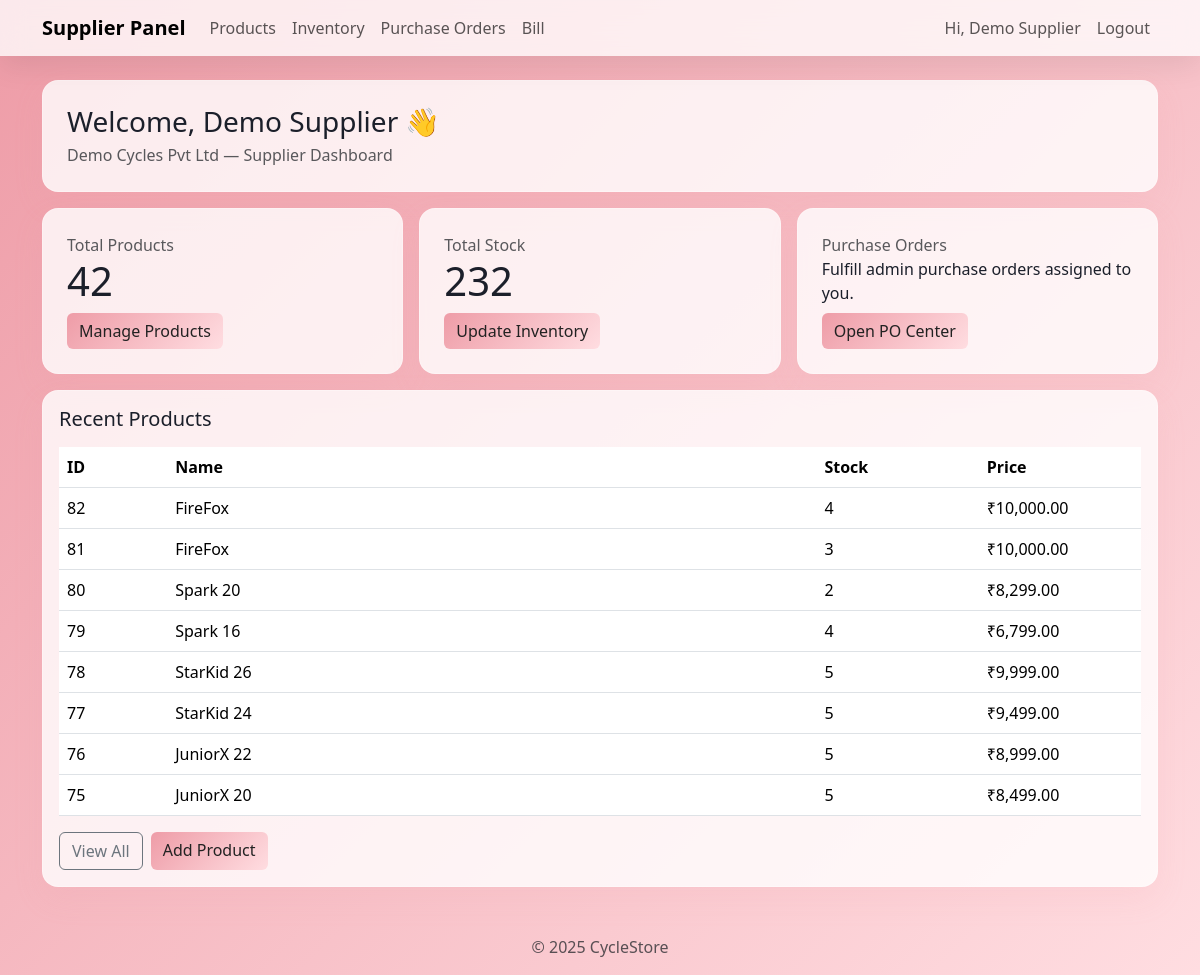
Screenshot of /supplier/dashboard.php (signed in) with the database file from the repository.
### tables this page shows
CREATE TABLE `suppliers` (
  `id` int(11) NOT NULL,
  `user_id` int(11) NOT NULL,
  `company_name` varchar(160) DEFAULT NULL,
  `gstin` varchar(40) DEFAULT NULL,
  `created_at` datetime DEFAULT current_timestamp()
);

CREATE TABLE `products` (
  `id` int(11) NOT NULL,
  `supplier_id` int(11) NOT NULL,
  `category_id` int(11) NOT NULL,
  `name` varchar(160) NOT NULL,
  `slug` varchar(200) NOT NULL,
  `description` text DEFAULT NULL,
  `brand` varchar(120) DEFAULT NULL,
  `price` decimal(12,2) NOT NULL DEFAULT 0.00,
  `thumbnail` varchar(255) DEFAULT NULL,
  `is_active` tinyint(1) NOT NULL DEFAULT 1,
  `created_at` datetime DEFAULT current_timestamp()
);

### includes/auth.php (called while the page is built, shortened)
<?php
function user() {
    return $_SESSION['user'] ?? null;
}

### supplier/dashboard.php (the view, shortened to what this page needs)
<?php
require_once '../config/db.php';
require_once '../includes/auth.php';
$u = user();
$sidRes = mysqli_query($conn, "SELECT id, company_name FROM suppliers WHERE user_id=".$u['id']." LIMIT 1");
$supplier = mysqli_fetch_assoc($sidRes);
$supplierId = $supplier['id'] ?? 0;
$totalProducts = 0; $totalStock = 0;
if ($supplierId) {
  $cp = mysqli_query($conn, "SELECT COUNT(*) c FROM products WHERE supplier_id=".$supplierId);
  $totalProducts = (int)mysqli_fetch_assoc($cp)['c'];
  $cs = mysqli_query($conn, "SELECT COALESCE(SUM(i.stock),0) s FROM products p LEFT JOIN inventory i ON i.product_id=p.id WHERE p.supplier_id=".$supplierId);
  $totalStock = (int)mysqli_fetch_assoc($cs)['s'];
}
$recent = [];
if ($supplierId) {
  $rp = mysqli_query($conn, "SELECT p.id,p.name,COALESCE(i.stock,0) stock, p.price FROM products p LEFT JOIN inventory i ON i.product_id=p.id WHERE p.supplier_id=".$supplierId." ORDER BY p.id DESC LIMIT 8");
  while($row = mysqli_fetch_assoc($rp)) $recent[] = $row;
}
include '../includes/header_supplier.php';
include '../includes/nav_supplier.php';
?>
<div class="container my-4">
  <div class="row g-3">
    <div class="col-12">
      <div class="glass p-4">
        <h3 class="mb-1">Welcome, <?=htmlspecialchars($u['name'])?> 👋</h3>
        <p class="text-muted mb-0"><?=htmlspecialchars($supplier['company_name'] ?? 'Set company in profile')?> — Supplier Dashboard</p>
      </div>
    </div>
    <div class="col-md-4">
      <div class="glass p-4 h-100">
        <div class="text-muted">Total Products</div>
        <div class="display-6"><?=$totalProducts?></div>
        <a class="btn btn-brand mt-2" href="my_products.php">Manage Products</a>
      </div>
    </div>
    <div class="col-md-4">
      <div class="glass p-4 h-100">
        <div class="text-muted">Total Stock</div>
        <div class="display-6"><?=$totalStock?></div>
        <a class="btn btn-brand mt-2" href="inventory.php">Update Inventory</a>
      </div>
    </div>
    <div class="col-md-4">
      <div class="glass p-4 h-100">
        <div class="text-muted">Purchase Orders</div>
        <p class="mb-2">Fulfill admin purchase orders assigned to you.</p>
        <a class="btn btn-brand" href="po_fulfill.php">Open PO Center</a>
      </div>
    </div>
    <div class="col-12">
      <div class="glass p-3">
        <h5 class="mb-3">Recent Products</h5>
        <div class="table-responsive">
          <table class="table align-middle mb-0">
            <thead>
              <tr><th style="width:10%">ID</th><th>Name</th><th style="width:15%">Stock</th><th style="width:15%">Price</th></tr>
            </thead>
            <tbody>
              <?php foreach($recent as $p): ?>
                <tr>
                  <td><?=$p['id']?></td>
                  <td><?=htmlspecialchars($p['name'])?></td>
                  <td><?=$p['stock']?></td>
                  <td>₹<?=number_format((float)$p['price'],2)?></td>
                </tr>
              <?php endforeach; ?>
            </tbody>
          </table>
        </div>
        <div class="mt-3 d-flex gap-2">
          <a class="btn btn-outline-secondary" href="my_products.php">View All</a>
          <a class="btn btn-brand" href="my_products.php#add">Add Product</a>
        </div>
      </div>
    </div>
  </div>
</div>
<?php include '../includes/footer.php'; ?>

### includes/header_supplier.php (style rules this page uses)
body { background:linear-gradient(135deg,#ee9ca7,#ffdde1);min-height:100vh;color:#1b1f2a; }
.glass { background:rgba(255,255,255,.8);border:1px solid rgba(255,255,255,.28);border-radius:16px;box-shadow:0 12px 30px rgba(238,156,167,.12); }
.btn-brand { background:linear-gradient(135deg,#ee9ca7,#ffdde1);color:#222;border:0; }

### rows the page displays
suppliers: company_name "Demo Cycles Pvt Ltd"
products: id "82", name "FireFox", stock "4", price "10,000.00"
products: id "81", name "FireFox", stock "3", price "10,000.00"
products: id "80", name "Spark 20", stock "2", price "8,299.00"
products: id "79", name "Spark 16", stock "4", price "6,799.00"
products: id "78", name "StarKid 26", stock "5", price "9,999.00"
products: id "77", name "StarKid 24", stock "5", price "9,499.00"
products: id "76", name "JuniorX 22", stock "5", price "8,999.00"
products: id "75", name "JuniorX 20", stock "5", price "8,499.00"

### other values shown
$u['name'] "Demo Supplier"
$totalProducts "42"
$totalStock "232"
